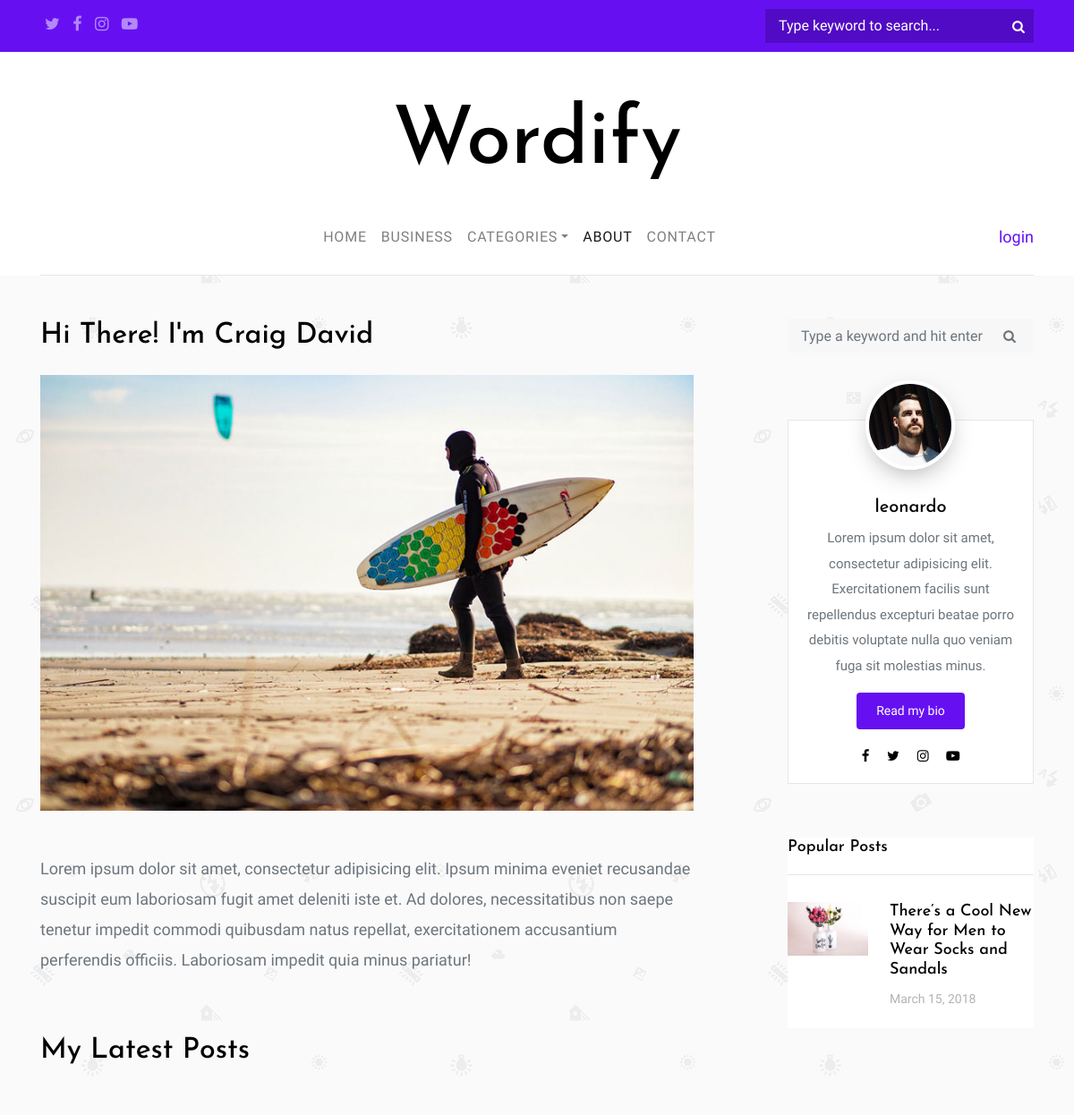
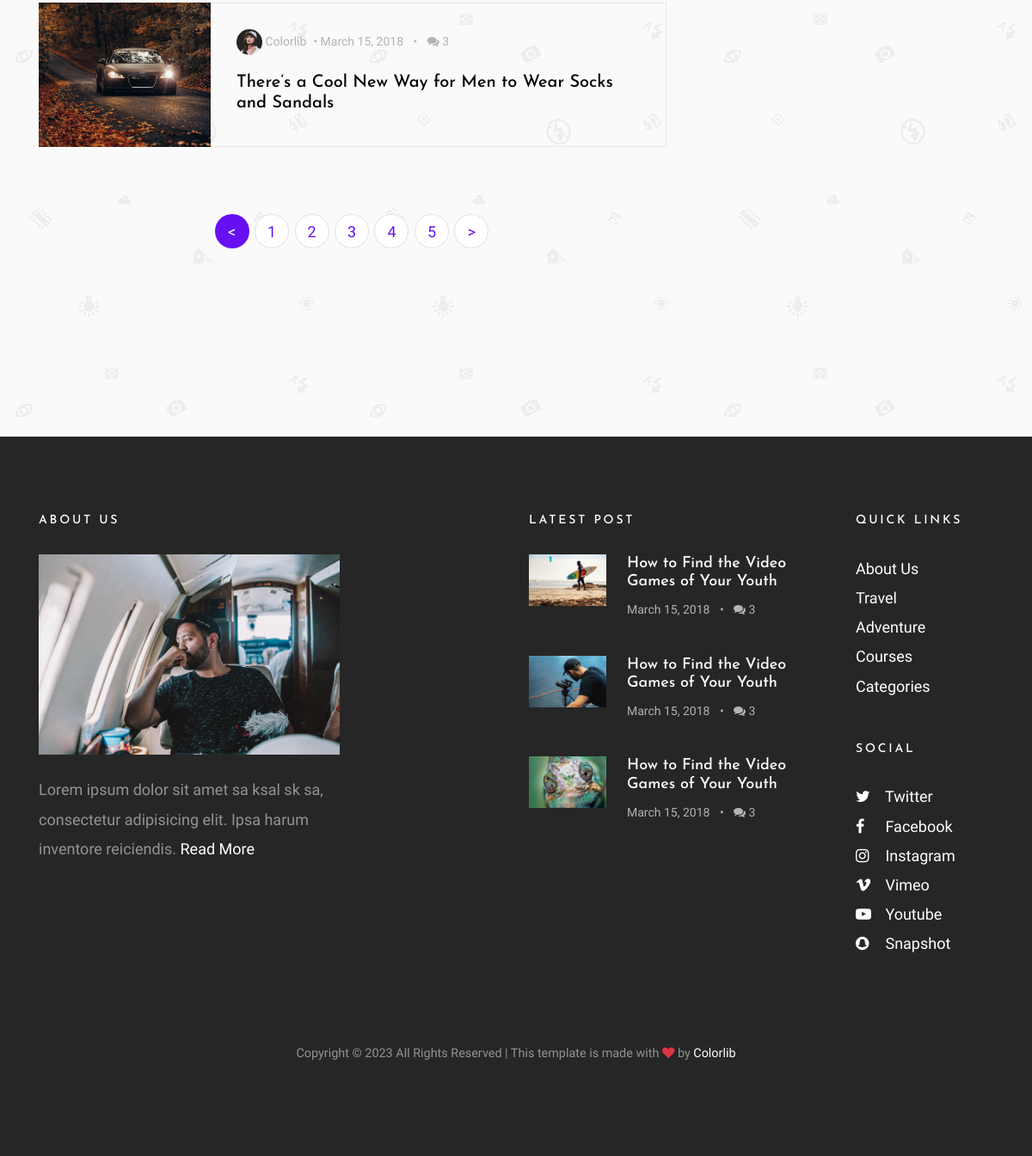
The page /about/ on the database its author committed (2 pictures, top to bottom).
### about/models.py (models this page shows, shortened)
class Feedback(models.Model):
    full_name = models.CharField(max_length=225)
    avatar = models.ImageField(upload_to='feedbacks/')
    message = models.TextField()

### about/views.py (the view)
# urls.py: path('', about, name='index')
def about(request):
    feedbacks = Feedback.objects.all()
    ctx = {
        "feedbacks": feedbacks
    }
    return render(request, 'wordify/about.html', ctx)

### templates/wordify/about.html (shortened to what this page needs)
{% extends 'base.html' %}
{% load static %}
{% block content %}
<section class="site-section pt-5">
    <div class="container">
        <div class="row blog-entries">
            <div class="col-md-12 col-lg-8 main-content">
                <div class="row">
                    <div class="col-md-12">
                        <h2 class="mb-4">Hi There! I'm Craig David</h2>
                        <p class="mb-5"><img src="{% static 'images/img_6.jpg' %}" alt="Image placeholder"
                                             class="img-fluid"></p>
                        <p>Lorem ipsum dolor sit amet, consectetur adipisicing elit. Ipsum minima eveniet recusandae
                            suscipit eum laboriosam fugit amet deleniti iste et. Ad dolores, necessitatibus non saepe
                            tenetur impedit commodi quibusdam natus repellat, exercitationem accusantium perferendis
                            officiis. Laboriosam impedit quia minus pariatur!</p>
                    </div>
                </div>
                <div class="row mb-5 mt-5">
                    <div class="col-md-12 mb-5">
                        <h2>My Latest Posts</h2>
                    </div>
                    <div class="col-md-12">
                        <div class="post-entry-horzontal">
                            <a href="blog-single.html">
                                <div class="image"
                                     style="background-image: url({% static 'images/img_10.jpg' %});"></div>
                                <span class="text">
<div class="post-meta">
<span class="author mr-2"><img src="{% static 'images/person_1.jpg' %}" alt="Colorlib"> Colorlib</span>&bullet;
<span class="mr-2">March 15, 2018 </span> &bullet;
<span class="ml-2"><span class="fa fa-comments"></span> 3</span>
</div>
<h2>There’s a Cool New Way for Men to Wear Socks and Sandals</h2>
</span>
                            </a>
                        </div>
                    </div>
                </div>
                <div class="row">
                    <div class="col-md-12 text-center">
                        <nav aria-label="Page navigation" class="text-center">
                            <ul class="pagination">
                                <li class="page-item  active"><a class="page-link" href="#">&lt;</a></li>
                                <li class="page-item"><a class="page-link" href="#">1</a></li>
                                <li class="page-item"><a class="page-link" href="#">2</a></li>
                                <li class="page-item"><a class="page-link" href="#">3</a></li>
                                <li class="page-item"><a class="page-link" href="#">4</a></li>
                                <li class="page-item"><a class="page-link" href="#">5</a></li>
                                <li class="page-item"><a class="page-link" href="#">&gt;</a></li>
                            </ul>
                        </nav>
                    </div>
                </div>
            </div>
            <div class="col-md-12 col-lg-4 sidebar">
                 <div class="sidebar-box search-form-wrap">
                    <form action="{% url 'word:index' %}" class="search-form">
                        <div class="form-group">
                            <span class="icon fa fa-search"></span>
                            <input type="search" name="search" class="form-control" id="s" placeholder="Type a keyword and hit enter">
                        </div>
                    </form>
                </div>
                <div class="sidebar-box">
                    {% for feedback in feedbacks %}
                    <div class="bio text-center">
                        <img src="{{feedback.avatar.url}}" alt="Image Placeholder" class="img-fluid">
                        <div class="bio-body">
                            <h2>{{feedback.full_name}}</h2>
                            <p>{{feedback.message}}</p>
                            <p><a href="#" class="btn btn-primary btn-sm rounded">Read my bio</a></p>
                            <p class="social">
                                <a href="#" class="p-2"><span class="fa fa-facebook"></span></a>
                                <a href="#" class="p-2"><span class="fa fa-twitter"></span></a>
                                <a href="#" class="p-2"><span class="fa fa-instagram"></span></a>
                                <a href="#" class="p-2"><span class="fa fa-youtube-play"></span></a>
                            </p>
                        </div>
                    </div>
                    {% endfor %}
                </div>
                <div class="sidebar-box">
                    <h3 class="heading">Popular Posts</h3>
                    <div class="post-entry-sidebar">
                        <ul>
                            <li>
                                <a href="#">
                                    <img src="{% static 'images/img_2.jpg' %}" alt="Image placeholder" class="mr-4">
                                    <div class="text">
                                        <h4>There’s a Cool New Way for Men to Wear Socks and Sandals</h4>
                                        <div class="post-meta">
                                            <span class="mr-2">March 15, 2018 </span>
                                        </div>
                                    </div>
                                </a>
                            </li>
                        </ul>
                    </div>
                </div>
            </div>
        </div>
    </div>
</section>
<footer class="site-footer">
    <div class="container">
        <div class="row mb-5">
            <div class="col-md-4">
                <h3>About Us</h3>
                <p class="mb-4">
                    <img src="{% static 'images/img_1.jpg' %}" alt="Image placeholder" class="img-fluid">
                </p>
                <p>Lorem ipsum dolor sit amet sa ksal sk sa, consectetur adipisicing elit. Ipsa harum inventore
                    reiciendis. <a href="#">Read More</a></p>
            </div>
            <div class="col-md-6 ml-auto">
                <div class="row">
                    <div class="col-md-7">
                        <h3>Latest Post</h3>
                        <div class="post-entry-sidebar">
                            <ul>
                                <li>
                                    <a href="#">
                                        <img src="{% static 'images/img_6.jpg' %}" alt="Image placeholder" class="mr-4">
                                        <div class="text">
                                            <h4>How to Find the Video Games of Your Youth</h4>
                                            <div class="post-meta">
                                                <span class="mr-2">March 15, 2018 </span> &bullet;
                                                <span class="ml-2"><span class="fa fa-comments"></span> 3</span>
                                            </div>
                                        </div>
                                    </a>
                                </li>
                                <li>
                                    <a href="#">
                                        <img src="{% static 'images/img_3.jpg' %}" alt="Image placeholder" class="mr-4">
                                        <div class="text">
                                            <h4>How to Find the Video Games of Your Youth</h4>
                                            <div class="post-meta">
                                                <span class="mr-2">March 15, 2018 </span> &bullet;
                                                <span class="ml-2"><span class="fa fa-comments"></span> 3</span>
                                            </div>
                                        </div>
                                    </a>
                                </li>
                                <li>
                                    <a href="#">
                                        <img src="{% static 'images/img_4.jpg' %}" alt="Image placeholder" class="mr-4">
                                        <div class="text">
                                            <h4>How to Find the Video Games of Your Youth</h4>
                                            <div class="post-meta">
                                                <span class="mr-2">March 15, 2018 </span> &bullet;
                                                <span class="ml-2"><span class="fa fa-comments"></span> 3</span>
                                            </div>
                                        </div>
                                    </a>
                                </li>
                            </ul>
                        </div>
                    </div>
                    <div class="col-md-1"></div>
                    <div class="col-md-4">
                        <div class="mb-5">
                            <h3>Quick Links</h3>
                            <ul class="list-unstyled">
                                <li><a href="#">About Us</a></li>
                                <li><a href="#">Travel</a></li>
                                <li><a href="#">Adventure</a></li>
                                <li><a href="#">Courses</a></li>
                                <li><a href="#">Categories</a></li>
                            </ul>
                        </div>
                        <div class="mb-5">
                            <h3>Social</h3>
                            <ul class="list-unstyled footer-social">
                                <li><a href="#"><span class="fa fa-twitter"></span> Twitter</a></li>
                                <li><a href="#"><span class="fa fa-facebook"></span> Facebook</a></li>
                                <li><a href="#"><span class="fa fa-instagram"></span> Instagram</a></li>
                                <li><a href="#"><span class="fa fa-vimeo"></span> Vimeo</a></li>
                                <li><a href="#"><span class="fa fa-youtube-play"></span> Youtube</a></li>
                                <li><a href="#"><span class="fa fa-snapchat"></span> Snapshot</a></li>
                            </ul>
                        </div>
                    </div>
                </div>
            </div>
        </div>
        <div class="row">
            <div class="col-md-12 text-center">
                <p class="small">
                    Copyright &copy;
                    All Rights Reserved | This template is made with <i class="fa fa-heart text-danger"
                                                                        aria-hidden="true"></i> by <a
                        href="https://colorlib.com/" target="_blank">Colorlib</a>
                </p>
            </div>
        </div>
    </div>
</footer>
{% endblock %}

### static/css/style.css (style rules this page uses)
body { background: #ccc url("../images/photography.png") repeat; font-family: "Inconsolata", SFMono-Regular, Menlo, Monaco, Consolas, "Liberation Mono", "Courier New", monospace; font-weight: 300; font-size: 18px; line-height: 1.9; color: #6c757d; }
a { -webkit-transition: .3s all ease; -o-transition: .3s all ease; transition: .3s all ease; text-decoration: none; }
h1, h2, h3, h4 { color: #000; font-family: "Josefin Sans", -apple-system, BlinkMacSystemFont, "Segoe UI", Roboto, "Helvetica Neue", Arial, sans-serif, "Apple Color Emoji", "Segoe UI Emoji", "Segoe UI Symbol", "Noto Color Emoji"; }
.bio { padding: 15px; background: #fff; border: 1px solid #e6e6e6; font-weight: 400; }
.bio img { border: 4px solid #fff; -webkit-box-shadow: 0 10px 30px -10px rgba(0, 0, 0, 0.4); box-shadow: 0 10px 30px -10px rgba(0, 0, 0, 0.4); max-width: 100px; margin-top: -4em; border-radius: 50%; position: relative; margin-bottom: 30px; }
.bio h2 { font-size: 20px; }
.bio .bio-body .social a { color: #000; }
.site-section { padding: 7em 0; }
.blog-entries .post-meta { margin-bottom: 20px; font-size: 14px; color: #b3b3b3; }
.blog-entries .post-meta .author img { width: 30px; border-radius: 50%; display: inline-block; }
.btn, .form-control { outline: none; -webkit-box-shadow: none !important; box-shadow: none !important; border-radius: 0; }
.form-control { -webkit-box-shadow: none !important; box-shadow: none !important; }
.btn { -webkit-transition: .3s all ease; -o-transition: .3s all ease; transition: .3s all ease; padding: 8px 20px; }
.btn.btn-primary { color: #fff; border-width: 2px; }
.btn.btn-sm { font-size: 14px; }
.sidebar { padding-left: 5em; }
.sidebar-box { margin-bottom: 4em; font-size: 15px; width: 100%; float: left; background: #fff; }
.sidebar-box *:last-child { margin-bottom: 0; }
.sidebar-box .heading { font-size: 18px; margin-bottom: 30px; padding-bottom: 20px; border-bottom: 1px solid #e6e6e6; }
.pagination { margin-bottom: 5em; text-align: center !important; display: block; }
.pagination li { margin-right: 2px; margin-bottom: 3px; display: inline-block; }
.pagination li a { border-radius: 50% !important; width: 40px; height: 40px; line-height: 40px; padding: 0; margin: 0; display: inline-block; text-align: center; }
.pagination li.active a { border: 1px solid transparent !important; }
.heading { color: #000; }
.post-entry-horzontal { margin-bottom: 30px; }
.post-entry-horzontal a { overflow: hidden; display: table; position: relative; top: 0; -webkit-transition: .1s all ease; -o-transition: .1s all ease; transition: .1s all ease; }
.post-entry-horzontal a .image, .post-entry-horzontal a .text { display: table-cell; vertical-align: middle; }
.post-entry-horzontal a .image { width: 200px; background-size: cover; background-position: center center; }
.post-entry-horzontal a .text { padding: 30px; width: calc(100 - 200px); border: 1px solid #e6e6e6; border-left: none; }
.post-entry-horzontal a .text h2 { font-size: 20px; }
.post-entry-sidebar .post-meta { font-size: 14px; color: #b3b3b3; }
.post-entry-sidebar ul { padding: 0; margin: 0; }
.post-entry-sidebar ul li { list-style: none; padding: 0 0 20px 0; margin: 0 0 20px 0; }
.post-entry-sidebar ul li a { display: table; }
.post-entry-sidebar ul li a img { width: 90px; }
.post-entry-sidebar ul li a img, .post-entry-sidebar ul li a .text { display: table-cell; vertical-align: middle; }
.post-entry-sidebar ul li a .text h4 { font-size: 18px; }
.search-form-wrap { margin-bottom: 5em; display: block; }
.search-form .form-group { position: relative; }
.search-form .form-group #s { padding-right: 50px; background: #f7f7f7; padding: 15px 15px; border: none; }
.search-form .icon { position: absolute; top: 50%; right: 20px; -webkit-transform: translateY(-50%); -ms-transform: translateY(-50%); transform: translateY(-50%); }
.site-footer { background-size: cover; background-position: center center; background-repeat: no-repeat; padding: 5em 0; background: #262626; }
.site-footer .post-entry-sidebar ul li a h4 { color: #fff; }
.site-footer .footer-social li a > span { width: 30px; }
.site-footer a { color: #fff; }
.site-footer h3 { color: #fff; margin-bottom: 30px; font-size: 14px; text-transform: uppercase; letter-spacing: .2em; }
.site-footer p { color: rgba(255, 255, 255, 0.5); }

### rows shown on the page
Feedback: avatar (picture), full_name "leonardo", message "Lorem ipsum dolor sit amet, consectetur adipisicing elit. Exercitationem facilis sunt repellendus excepturi beatae porro debitis voluptate nulla quo veniam fuga sit molestias minus."
